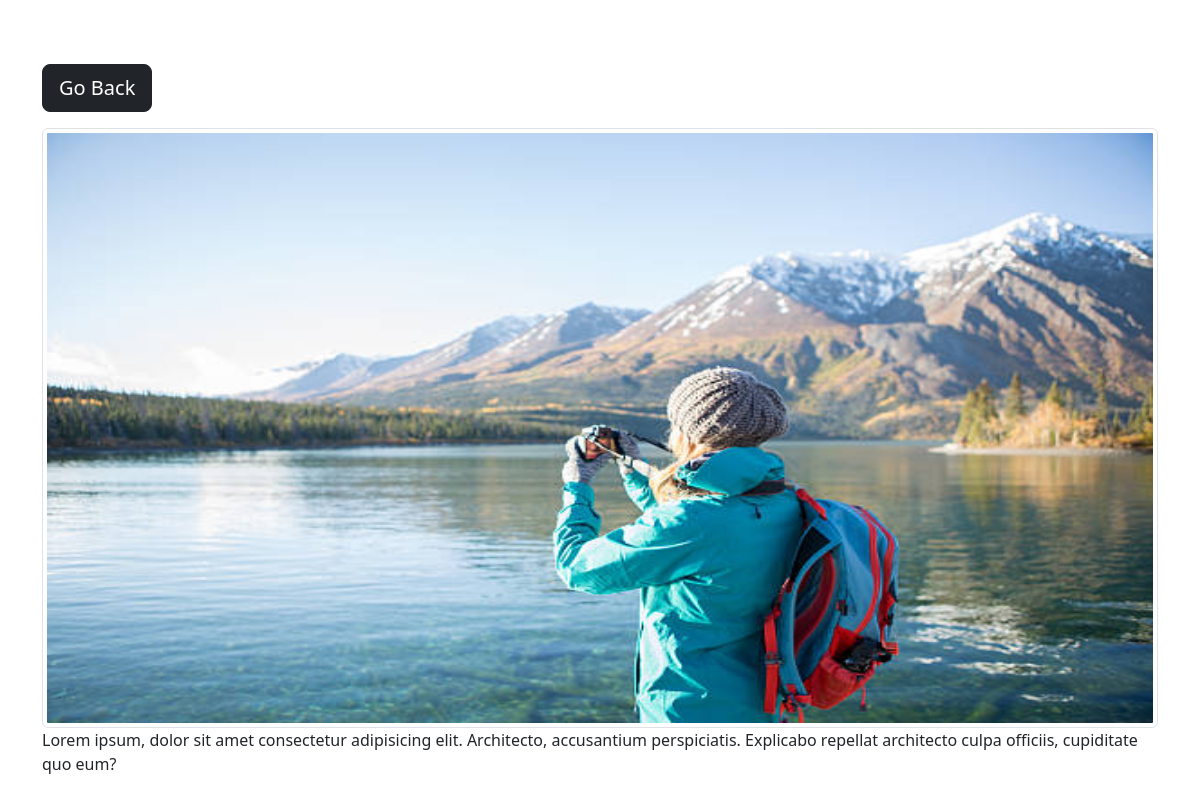
The app's page /category/travel/2/ with its own data.
### photos/models.py (models this page shows, shortened)
class Gallery(models.Model):
    category = models.ForeignKey(Category,on_delete=models.SET_NULL,null=True,blank=True)
    slug = models.SlugField(max_length=200,blank=True,null=True)
    images = models.ImageField(null=True,blank=True,upload_to='photos')
    description = models.TextField()

### photos/views.py (the view)
# urls.py: path('category/<str:category_slug>/<str:pk>/',views.photo,name="photo"),
def photo(request,category_slug,pk):
    gallery = None
    try:
        gallery = Gallery.objects.get(category__slug=category_slug,id=pk)
    except Exception as e:
        pass
    context = {'gallery':gallery}
    return render(request,'photos/photo.html',context)

### photos/context_processors.py (called while the page is built)
def category_links(request):
    categories = Category.objects.all()
    return dict(categories=categories)

### photos/templates/photos/photo.html (shortened to what this page needs)
{% extends 'base.html' %}
{% load static %}
{% block content %}
<div class="container mt-5">
    <div class="row justify-content-center">
        <div class="col">
            <a href="{% url 'gallery' %}" class="btn btn-lg btn-dark my-3">Go Back</a>
            <div style="height:75vh">
                <img class="img-thumbnail" width="100%" height="80%" src="{{gallery.images.url}}" style="max-width:100%;max-height:100%" alt="">
                <p>{{gallery.description}}</p>
            </div>
        </div>
    </div>
</div>
{% endblock content %}

### records on screen
Gallery: images (picture), description "Lorem ipsum, dolor sit amet consectetur adipisicing elit. Architecto, accusantium perspiciatis. Explicabo repellat architecto culpa officiis, cupiditate quo eum?"
